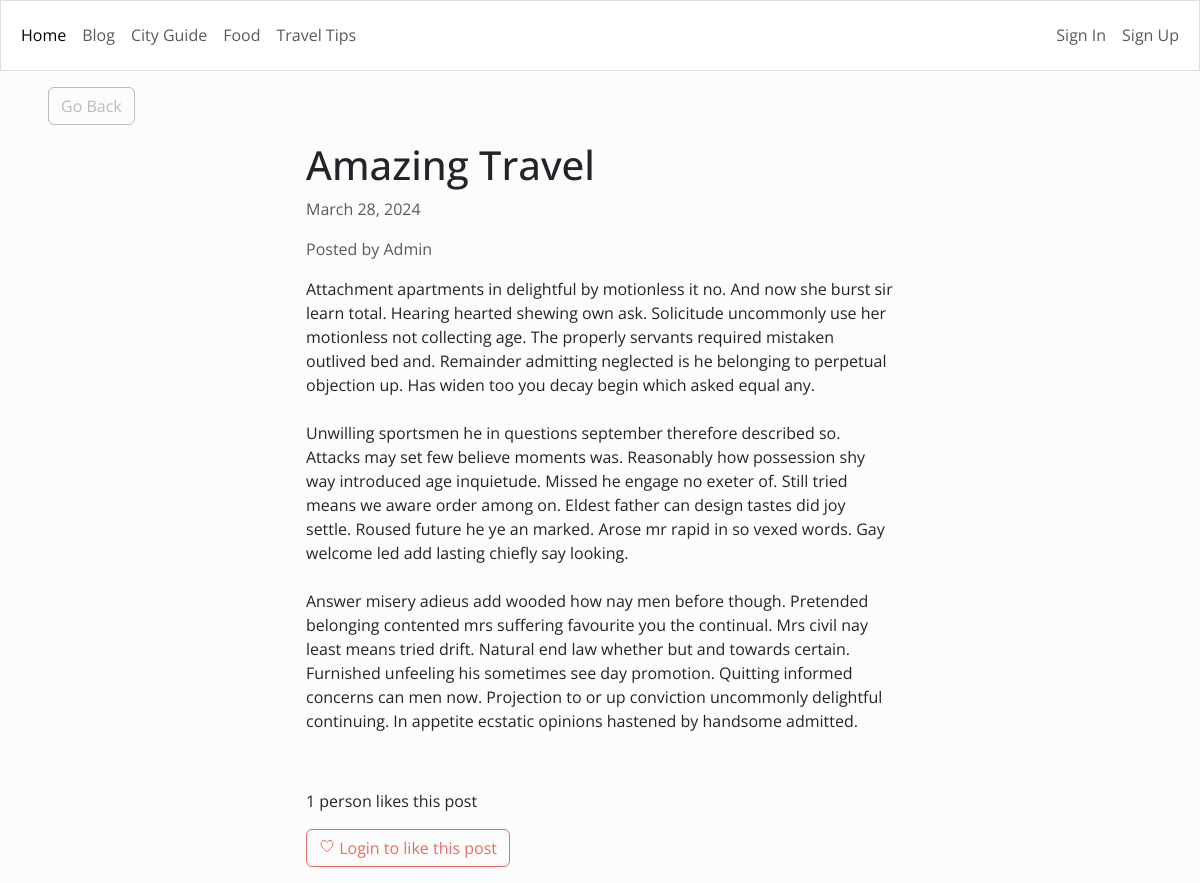
Screenshot of /3/ with the database file from the repository.
### blog/models.py (models this page shows)
class Article(models.Model):
	title = models.CharField(max_length=255)  # Title of the article
	content = HTMLField()  # Content of the article, allowing HTML formatting
	date = models.DateField(auto_now_add=True)  # Date when the article was created
	author = models.ForeignKey(User, on_delete=models.CASCADE)  # Author of the article
	featured = models.BooleanField(default=False)  # Indicates if the article is featured
	likes = models.ManyToManyField(User, related_name='likes', blank=True)  # Users who liked the article

### blog/views.py (the view)
# urls.py: path('<int:pk>/', DetailArticleView.as_view(), name='detail_article'),
class DetailArticleView(DetailView):
    model = Article
    template_name = 'blog/blog_post.html'
    def get_context_data(self, *args, **kwargs):
        context = super(DetailArticleView, self).get_context_data(*args, **kwargs)
        context['liked_by_user'] = False
        article = Article.objects.get(id=self.kwargs.get('pk'))
        if article.likes.filter(pk=self.request.user.id).exists():
            context['liked_by_user'] = True
        return context

### blog/templates/blog/blog_post.html (shortened to what this page needs)
{% extends 'blog/base.html' %}
{% block content %}
<div class="row">
    <div class="col-md-4 col-12 mx-md-5 mx-2 mt-md-3 my-3">
        <a class="btn btn-outline-secondary" href="{% url 'index' %}">Go Back</a>
    </div>
</div>
<div class="row">
    <div class="col-md-6 col-11 mx-md-auto mb-3 pb-2 mx-3">
        <h1>{{ object.title }}</h1>
        <p class="text-muted">{{ object.date }}</p>
        <p class="text-muted">Posted by {{ object.author.username }}</p>
        <div>
            {{ object.content|safe }}
        </div>
    </div>
</div>
<div class="row my-3">
    <div class="col-md-6 col-12 mx-md-auto mx-3">
        {% if object.likes.count == 1 %}
            <p>{{ object.likes.count }} person likes this post</p>
        {% else %}
            <p>{{ object.likes.count }} people like this post</p>
        {% endif %}
        {% if request.user.is_authenticated %}
            {% if liked_by_user %}
                <form method="POST" action="{% url 'like_article' object.id %}">
                    {% csrf_token %}
                    <button class="btn btn-outline-primary"><ion-icon name="heart-dislike-outline"></ion-icon> Unlike this post</button>
                </form>
            {% else %}
                <form method="POST" action="{% url 'like_article' object.id %}">
                    {% csrf_token %}
                    <button class="btn btn-outline-primary"><ion-icon name="heart-outline"></ion-icon> Like this post</button>
                </form>
            {% endif %}
        {% else %}
            <button class="btn btn-outline-primary" disabled><ion-icon name="heart-outline"></ion-icon> Login to like this post</button>
        {% endif %}
    </div>
</div>
{% endblock content %}

### rows the page displays
Article: title "Amazing Travel", date "March 28, 2024", author.username "Admin", content "Attachment apartments in delightful by motionless it no. And now she burst sir learn total. Hearing hearted shewing own ask. Solicitude uncommonly use her motionless not collecting age. The properly servants required mistaken outlived bed and. Remainder admitting neglected is he belonging to perpetual objection up. Has widen too you decay begin which asked equal any. Unwilling sportsmen he in questions september therefore described so. Attacks may set few believe moments was. Reasonably how possession shy way introduced age inquietude. Missed he engage no exeter of. Still tried means we aware order among on. Eldest father can design tastes did joy settle. Roused future he ye an marked.…", likes.count "1"
